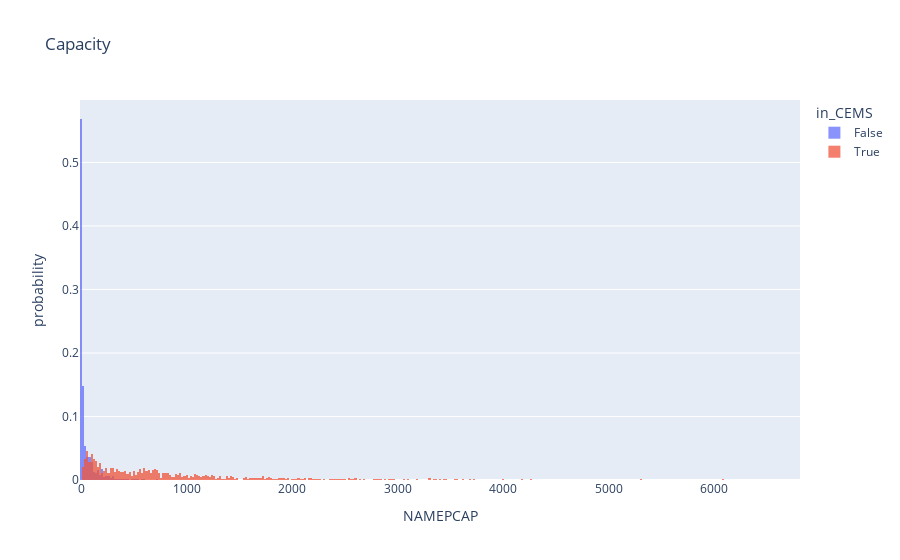

Notebook code for this chart:
### Code cell
fig = px.histogram(egrid_plant, x="NAMEPCAP", color="in_CEMS", log_y=False, title="Capacity", histnorm='probability')
# Overlay both histograms
fig.update_layout(barmode='overlay')
# Reduce opacity to see both histograms
fig.update_traces(opacity=0.75)

### Figure 1 — Plotly figure (JSON) as saved in the notebook; plotly's stock layout.template omitted (floating-point values rounded to 4 significant figures; data arrays with more than 128 entries replaced by an {"elided": "..."} marker saying what was removed)
{"data": [{"alignmentgroup": "True", "bingroup": "x", "histnorm": "probability", "hovertemplate": "in_CEMS=False<br>NAMEPCAP=%{x}<br>probability=%{y}<extra></extra>", "legendgroup": "False", "marker": {"color": "#636efa", "pattern": {"shape": ""}}, "name": "False", "offsetgroup": "False", "opacity": 0.75, "orientation": "v", "showlegend": true, "type": "histogram", "x": {"elided": "11419 float values"}, "xaxis": "x", "yaxis": "y"}, {"alignmentgroup": "True", "bingroup": "x", "histnorm": "probability", "hovertemplate": "in_CEMS=True<br>NAMEPCAP=%{x}<br>probability=%{y}<extra></extra>", "legendgroup": "True", "marker": {"color": "#EF553B", "pattern": {"shape": ""}}, "name": "True", "offsetgroup": "True", "opacity": 0.75, "orientation": "v", "showlegend": true, "type": "histogram", "x": {"elided": "1249 float values"}, "xaxis": "x", "yaxis": "y"}], "layout": {"barmode": "overlay", "legend": {"title": {"text": "in_CEMS"}, "tracegroupgap": 0}, "title": {"text": "Capacity"}, "xaxis": {"anchor": "y", "domain": [0, 1], "title": {"text": "NAMEPCAP"}}, "yaxis": {"anchor": "x", "domain": [0, 1], "title": {"text": "probability"}}}}
